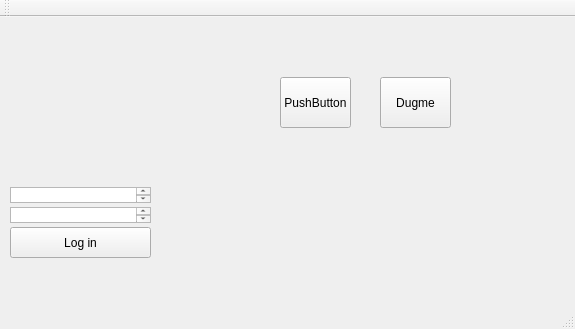
<?xml version="1.0" encoding="UTF-8"?>
<ui version="4.0">
 <class>diplomski_obj1Class</class>
 <widget class="QMainWindow" name="diplomski_obj1Class">
  <property name="geometry">
   <rect>
    <x>0</x>
    <y>0</y>
    <width>575</width>
    <height>329</height>
   </rect>
  </property>
  <property name="windowTitle">
   <string>diplomski_obj1</string>
  </property>
  <widget class="QWidget" name="centralWidget">
   <widget class="QPushButton" name="buttonLogin">
    <property name="geometry">
     <rect>
      <x>10</x>
      <y>210</y>
      <width>141</width>
      <height>31</height>
     </rect>
    </property>
    <property name="text">
     <string>Log in</string>
    </property>
   </widget>
   <widget class="QPushButton" name="pushButton_2">
    <property name="geometry">
     <rect>
      <x>280</x>
      <y>60</y>
      <width>71</width>
      <height>51</height>
     </rect>
    </property>
    <property name="text">
     <string>PushButton</string>
    </property>
   </widget>
   <widget class="QPushButton" name="myButton">
    <property name="geometry">
     <rect>
      <x>380</x>
      <y>60</y>
      <width>71</width>
      <height>51</height>
     </rect>
    </property>
    <property name="text">
     <string>Dugme</string>
    </property>
   </widget>
   <widget class="QTextEdit" name="txtUsername">
    <property name="geometry">
     <rect>
      <x>10</x>
      <y>170</y>
      <width>141</width>
      <height>16</height>
     </rect>
    </property>
   </widget>
   <widget class="QTextEdit" name="txtPassword">
    <property name="geometry">
     <rect>
      <x>10</x>
      <y>190</y>
      <width>141</width>
      <height>16</height>
     </rect>
    </property>
   </widget>
  </widget>
  <widget class="QMenuBar" name="menuBar">
   <property name="geometry">
    <rect>
     <x>0</x>
     <y>0</y>
     <width>575</width>
     <height>17</height>
    </rect>
   </property>
  </widget>
  <widget class="QToolBar" name="mainToolBar">
   <attribute name="toolBarArea">
    <enum>TopToolBarArea</enum>
   </attribute>
   <attribute name="toolBarBreak">
    <bool>false</bool>
   </attribute>
  </widget>
  <widget class="QStatusBar" name="statusBar"/>
 </widget>
 <layoutdefault spacing="6" margin="11"/>
 <resources>
  <include location="diplomski_obj1.qrc"/>
 </resources>
 <connections>
  <connection>
   <sender>buttonLogin</sender>
   <signal>clicked()</signal>
   <receiver>pushButton_2</receiver>
   <slot>show()</slot>
   <hints>
    <hint type="sourcelabel">
     <x>169</x>
     <y>134</y>
    </hint>
    <hint type="destinationlabel">
     <x>359</x>
     <y>134</y>
    </hint>
   </hints>
  </connection>
  <connection>
   <sender>pushButton_2</sender>
   <signal>clicked()</signal>
   <receiver>pushButton_2</receiver>
   <slot>hide()</slot>
   <hints>
    <hint type="sourcelabel">
     <x>390</x>
     <y>134</y>
    </hint>
    <hint type="destinationlabel">
     <x>403</x>
     <y>134</y>
    </hint>
   </hints>
  </connection>
 </connections>
</ui>
